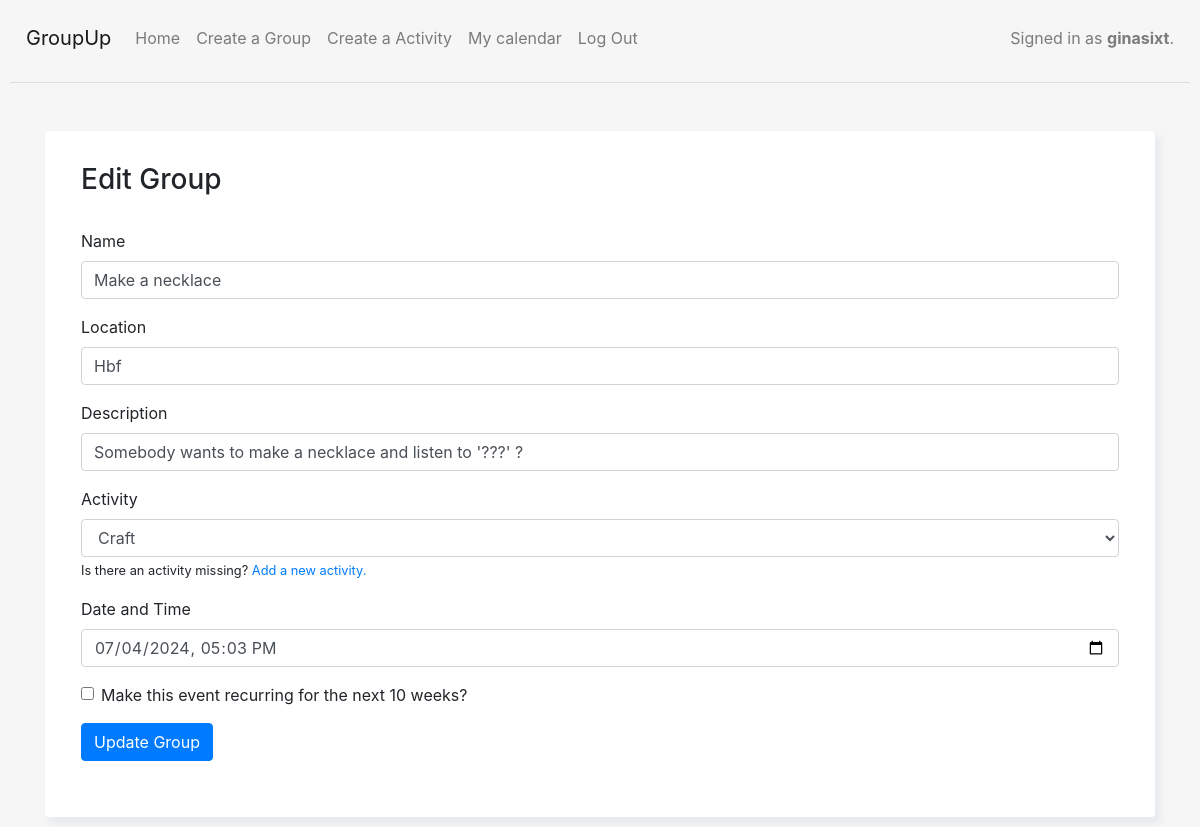
The page /group/edit/14/ (signed in) on the database its author committed.
### capstone/models.py (models this page shows, shortened)
class Group(models.Model):
    name = models.CharField(max_length=200)
    description = models.CharField(max_length=200)
    location = models.CharField(max_length=200)
    activity = models.ForeignKey(Activity, on_delete=models.CASCADE, default=None)
    time_and_date = models.DateTimeField(default=None)
    users = models.ManyToManyField(User)
    creator = models.ForeignKey(User, on_delete=models.CASCADE, default=None, related_name='creator')
    recurring = models.BooleanField(default=False)

class Activity(models.Model):
    name = models.CharField(max_length=200)
    def __str__(self):
        return f"{self.name}"

### capstone/views.py (the view)
# urls.py: path('group/edit/<int:group_id>/', views.create_group, name='edit_group'),
def create_group(request, group_id=None):
    if group_id:
        group = Group.objects.get(id=group_id)
        if group.creator != request.user:
            messages.error(request, 'You do not have permission to edit this group.')
            return redirect('group_detail', group_id=group_id)
    else:
        group = Group()
    if request.method == 'POST':
        form = GroupForm(request.POST, instance=group)
        if form.is_valid():
            group = form.save(commit=False)
            group.creator = request.user
            group.save()
            group.users.add(request.user)
            form.save_m2m()
            messages.success(request, "Group updated successfully." if group_id else "Group created successfully.")
            return redirect('group_detail', group_id=group.id)
        else:
            messages.error(request, 'Error creating/updating group. Please try again and fill out all fields.')
    else:
        form = GroupForm(instance=group)
    return render(request, 'capstone/create_group.html', {'group_form': form, 'group': group})

### capstone/forms.py
class GroupForm(forms.ModelForm):
    time_and_date = forms.DateTimeField(widget=forms.DateTimeInput(attrs={'type': 'datetime-local'}), required=True , label="Date and Time")
    activity = forms.ModelChoiceField(queryset=Activity.objects.all(), required=True)
    recurring = forms.BooleanField(required=False, label="Make this event recurring for the next 10 weeks?")
    class Meta:
        model = Group
        fields = ['name', 'location', 'description', 'activity', 'time_and_date', 'recurring']

### capstone/templates/capstone/create_group.html (shortened to what this page needs)
{% extends "capstone/layout.html" %}
{% block body %}
{% load static %}
<div class="container mt-5">
    <div class="card p-3 mt-2">
        <div class="untereBox">
        <h3>{% if group %}Edit Group{% else %}Do you want to create a new group?{% endif %}</h3>
        <br>
        <form method="post" action="{% if group %}{% url 'edit_group' group.id %}{% else %}{% url 'create_group' %}{% endif %}">
            {% for field in group_form %}
            <div class="mb-3">
                {% if field.field.widget.input_type == 'select' %}
                <label for="{{ field.id_for_label }}" class="form-label">{{ field.label }}</label>
                <select class="form-control" id="{{ field.id_for_label }}" name="{{ field.html_name }}">
                    {% for choice in field.field.choices %}
                    <option value="{{ choice.0 }}" {% if choice.0 == field.value %}selected{% endif %}>{{ choice.1 }}</option>
                    {% endfor %}
                </select>
                {% if field.label == "Activity" %}
                    <small>Is there an activity missing? <a href="{% url 'create_activity_page' %}">Add a new activity.</a></small>
                {% endif %}
                {% elif field.field.widget.input_type == 'checkbox' %}
                <div class="form-check">
                    <input class="form-check-input" type="checkbox" id="{{ field.id_for_label }}" name="{{ field.html_name }}" {% if field.value %}checked{% endif %}>
                    <label class="form-check-label" for="{{ field.id_for_label }}">{{ field.label }}</label>
                </div>
                {% elif field.field.widget.input_type == 'datetime-local' %}
                <label for="{{ field.id_for_label }}" class="form-label">{{ field.label }}</label>
                <input type="{{ field.field.widget.input_type }}" class="form-control" id="{{ field.id_for_label }}" name="{{ field.html_name }}" value="{{ field.value|date:'Y-m-d\TH:i' }}" {% if field.field.required %}required{% endif %}>
                {% else %}
                <label for="{{ field.id_for_label }}" class="form-label">{{ field.label }}</label>
                <input type="{{ field.field.widget.input_type }}" class="form-control" id="{{ field.id_for_label }}" name="{{ field.html_name }}" value="{{ field.value }}" {% if field.field.required %}required{% endif %}>
                {% endif %}
            </div>
            {% endfor %}
            <button type="submit" class="btn btn-primary">{% if group %}Update Group{% else %}Create Group{% endif %}</button>
        </form>
        <br/>
        </div>
    </div>
</div>
{% endblock %}

### capstone/templates/capstone/layout.html (shortened to what this page needs)
{% load static %}
<!DOCTYPE html>
<html lang="en">
<head>
    <link href="https://cdnjs.cloudflare.com/ajax/libs/twitter-bootstrap/4.5.0/css/bootstrap.min.css" rel="stylesheet">
    <link href="{% static 'capstone/styles.css' %}" rel="stylesheet">
</head>
<body>
  <nav class="navbar navbar-expand-sm navbar-light">
    <a class="navbar-brand" href="{% url 'index' %}">GroupUp</a>
    <div class="collapse navbar-collapse" id="navbarNavDropdown">
            <ul class="navbar-nav mr-auto">
                    <li class="nav-item">
                        <a class="nav-link" href="{% url 'index' %}">Home
                        </a>
                    </li>
                {% if user.is_authenticated %}
                    <li class="nav-item">
                        <a class="nav-link" href="{% url 'create_group_page' %}">Create a Group</a>
                    </li>
                    <li class="nav-item">
                        <a class="nav-link" href="{% url 'create_activity_page' %}">Create a Activity</a>
                    </li>
                    <li class="nav-item">
                        <a class="nav-link" href="{% url 'calendar_view' %}">My calendar</a>
                    </li>
                    <li class="nav-item">
                        <a class="nav-link" href="{% url 'logout' %}">Log Out</a>
                    </li>
                {% endif %}
            </ul>
            <span class="navbar-text">
                {% if user.is_authenticated %}
                    Signed in as <strong>{{ user.username }}</strong>.
                {% else %}
                    Not signed in.
                {% endif %}
                </span>
    </div>
</nav>
  <hr>
  {% block body %}
  {% endblock %}

### capstone/static/capstone/styles.css (style rules this page uses)
body { padding: 10px; background-color: #f7f6f6; }
.untereBox { padding: 16px; padding-right: 20px; padding-left: 20px; }
.card { border: none; box-shadow: 5px 6px 6px 2px #e9ecef; border-radius: 4px; }

### rows shown on the page
Group: name "Make a necklace" "Hbf" "Somebody wants to make a necklace and listen to '???' ?"
Activity: activity "Craft"

### other values the page prints
{{ user.username }} "ginasixt"
{{ field.label }} "Name" "Location" "Description"
{{ field.label }} "Activity"
{{ field.label }} "Date and Time"
{{ field.label }} "Make this event recurring for the next 10 weeks?"
